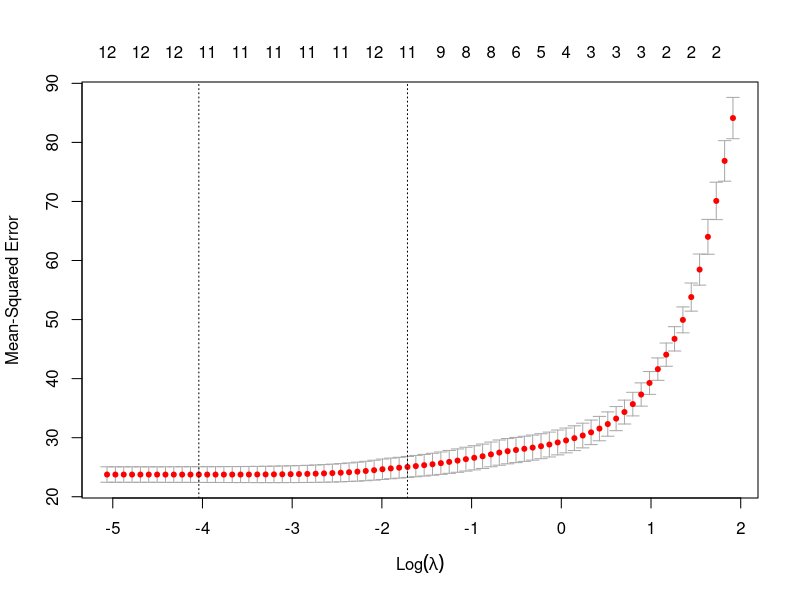

The R script that drew this image:
## ---- chunk 1
knitr::opts_chunk$set(echo = TRUE, eval = TRUE)
## ---- chunk 2
library(MASS)
## ---- chunk 3
data(Boston);
colnames(Boston) 
## ---- chunk 4
library(glmnet)
## ---- chunk 5
lasso_fit = glmnet(x = as.matrix(Boston[, -c(which(colnames(Boston)=='medv'))]), y = Boston$medv, alpha = 1)
#lambda = 0.5
coef(lasso_fit,s=0.5)

#lambda = 1
coef(lasso_fit,s=1)

#use 5-fold cross validation to pick lambda
cv_lasso_fit = cv.glmnet(x = as.matrix(Boston[, -c(which(colnames(Boston)=='medv'))]), y = Boston$medv, alpha = 1, nfolds = 5)
plot(cv_lasso_fit)
## ---- chunk 6
cv_lasso_fit$lambda.min
## ---- chunk 7
Boston.insample.prediction = predict(lasso_fit, as.matrix(Boston[, -c(which(colnames(Boston)=='medv'))]), s = cv_lasso_fit$lambda.min)
